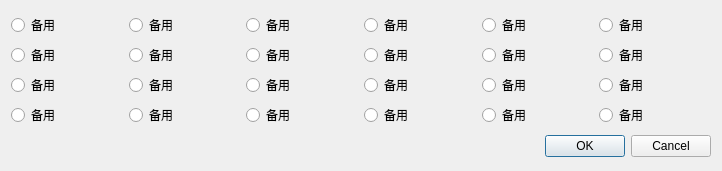
<?xml version="1.0" encoding="UTF-8"?>
<ui version="4.0">
 <class>CTypeDialog</class>
 <widget class="QDialog" name="CTypeDialog">
  <property name="geometry">
   <rect>
    <x>0</x>
    <y>0</y>
    <width>722</width>
    <height>171</height>
   </rect>
  </property>
  <property name="windowTitle">
   <string>Dialog</string>
  </property>
  <layout class="QVBoxLayout" name="verticalLayout_7">
   <item>
    <layout class="QHBoxLayout" name="horizontalLayout">
     <item>
      <layout class="QVBoxLayout" name="verticalLayout">
       <item>
        <widget class="QRadioButton" name="m_radioButton0">
         <property name="text">
          <string>备用</string>
         </property>
        </widget>
       </item>
       <item>
        <widget class="QRadioButton" name="m_radioButton6">
         <property name="text">
          <string>备用</string>
         </property>
        </widget>
       </item>
       <item>
        <widget class="QRadioButton" name="m_radioButton12">
         <property name="text">
          <string>备用</string>
         </property>
        </widget>
       </item>
       <item>
        <widget class="QRadioButton" name="m_radioButton18">
         <property name="text">
          <string>备用</string>
         </property>
        </widget>
       </item>
      </layout>
     </item>
     <item>
      <layout class="QVBoxLayout" name="verticalLayout_2">
       <item>
        <widget class="QRadioButton" name="m_radioButton1">
         <property name="text">
          <string>备用</string>
         </property>
        </widget>
       </item>
       <item>
        <widget class="QRadioButton" name="m_radioButton7">
         <property name="text">
          <string>备用</string>
         </property>
        </widget>
       </item>
       <item>
        <widget class="QRadioButton" name="m_radioButton13">
         <property name="text">
          <string>备用</string>
         </property>
        </widget>
       </item>
       <item>
        <widget class="QRadioButton" name="m_radioButton19">
         <property name="text">
          <string>备用</string>
         </property>
        </widget>
       </item>
      </layout>
     </item>
     <item>
      <layout class="QVBoxLayout" name="verticalLayout_3">
       <item>
        <widget class="QRadioButton" name="m_radioButton2">
         <property name="text">
          <string>备用</string>
         </property>
        </widget>
       </item>
       <item>
        <widget class="QRadioButton" name="m_radioButton8">
         <property name="text">
          <string>备用</string>
         </property>
        </widget>
       </item>
       <item>
        <widget class="QRadioButton" name="m_radioButton14">
         <property name="text">
          <string>备用</string>
         </property>
        </widget>
       </item>
       <item>
        <widget class="QRadioButton" name="m_radioButton20">
         <property name="text">
          <string>备用</string>
         </property>
        </widget>
       </item>
      </layout>
     </item>
     <item>
      <layout class="QVBoxLayout" name="verticalLayout_4">
       <item>
        <widget class="QRadioButton" name="m_radioButton3">
         <property name="text">
          <string>备用</string>
         </property>
        </widget>
       </item>
       <item>
        <widget class="QRadioButton" name="m_radioButton9">
         <property name="text">
          <string>备用</string>
         </property>
        </widget>
       </item>
       <item>
        <widget class="QRadioButton" name="m_radioButton15">
         <property name="text">
          <string>备用</string>
         </property>
        </widget>
       </item>
       <item>
        <widget class="QRadioButton" name="m_radioButton21">
         <property name="text">
          <string>备用</string>
         </property>
        </widget>
       </item>
      </layout>
     </item>
     <item>
      <layout class="QVBoxLayout" name="verticalLayout_5">
       <item>
        <widget class="QRadioButton" name="m_radioButton4">
         <property name="text">
          <string>备用</string>
         </property>
        </widget>
       </item>
       <item>
        <widget class="QRadioButton" name="m_radioButton10">
         <property name="text">
          <string>备用</string>
         </property>
        </widget>
       </item>
       <item>
        <widget class="QRadioButton" name="m_radioButton16">
         <property name="text">
          <string>备用</string>
         </property>
        </widget>
       </item>
       <item>
        <widget class="QRadioButton" name="m_radioButton22">
         <property name="text">
          <string>备用</string>
         </property>
        </widget>
       </item>
      </layout>
     </item>
     <item>
      <layout class="QVBoxLayout" name="verticalLayout_6">
       <item>
        <widget class="QRadioButton" name="m_radioButton5">
         <property name="text">
          <string>备用</string>
         </property>
        </widget>
       </item>
       <item>
        <widget class="QRadioButton" name="m_radioButton11">
         <property name="text">
          <string>备用</string>
         </property>
        </widget>
       </item>
       <item>
        <widget class="QRadioButton" name="m_radioButton17">
         <property name="text">
          <string>备用</string>
         </property>
        </widget>
       </item>
       <item>
        <widget class="QRadioButton" name="m_radioButton23">
         <property name="text">
          <string>备用</string>
         </property>
        </widget>
       </item>
      </layout>
     </item>
    </layout>
   </item>
   <item>
    <widget class="QDialogButtonBox" name="buttonBox">
     <property name="orientation">
      <enum>Qt::Horizontal</enum>
     </property>
     <property name="standardButtons">
      <set>QDialogButtonBox::Cancel|QDialogButtonBox::Ok</set>
     </property>
    </widget>
   </item>
  </layout>
 </widget>
 <resources/>
 <connections>
  <connection>
   <sender>buttonBox</sender>
   <signal>accepted()</signal>
   <receiver>CTypeDialog</receiver>
   <slot>accept()</slot>
   <hints>
    <hint type="sourcelabel">
     <x>248</x>
     <y>254</y>
    </hint>
    <hint type="destinationlabel">
     <x>157</x>
     <y>274</y>
    </hint>
   </hints>
  </connection>
  <connection>
   <sender>buttonBox</sender>
   <signal>rejected()</signal>
   <receiver>CTypeDialog</receiver>
   <slot>reject()</slot>
   <hints>
    <hint type="sourcelabel">
     <x>316</x>
     <y>260</y>
    </hint>
    <hint type="destinationlabel">
     <x>286</x>
     <y>274</y>
    </hint>
   </hints>
  </connection>
 </connections>
</ui>
